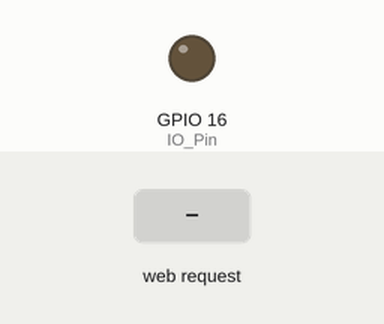
Bench run of a sketch on a simulated ESP32. On the bench: output pins drawn as LEDs (lit = HIGH). Inputs (shaded band) come from the test bench. WiFi joins after 1.5 s; servers stay silent unless stated; what the sketch prints to the serial monitor is not drawn.

Above: at 2.7 s.
2.8 s: HTTP request GET /on received
At 3.4 s:
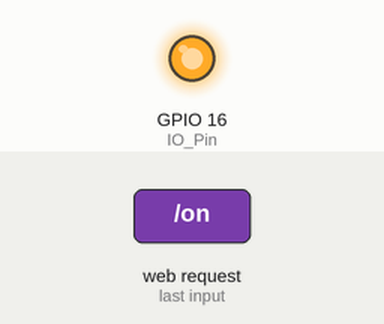
4.3 s: HTTP request GET /off received
At 4.6 s:
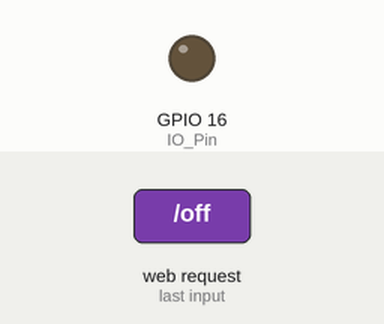
Timing chart, 0 to 7.3 s (numbered marks = the images above; inputs shaded):
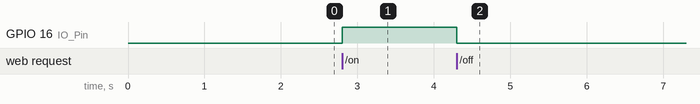

The sketch:

Wificonnect.ino
```cpp
#include <WiFi.h>
#include <WebServer.h>

const char* ssid = "txLogiMesh";
const char* password = "2017tx11";

IPAddress local_IP(192, 168, 50, 139);
IPAddress gateway(192, 168, 50, 1);
IPAddress subnet(255, 255, 255, 0);

WebServer server(80);

#define IO_Pin 16

void handleOn() {
  digitalWrite(IO_Pin, HIGH);
  server.send(200, "text/plain", "\n ON");
}

void handleOff() {
  digitalWrite(IO_Pin, LOW);
  server.send(200, "text/plain", "\n OFF");
}

void setup() {
  Serial.begin(115200);
  pinMode(IO_Pin, OUTPUT);

    if (!WiFi.config(local_IP, gateway, subnet)) {
    Serial.println("STA Failed to configure");
  }

  WiFi.begin(ssid, password);
  while (WiFi.status() != WL_CONNECTED) {
    delay(500);
    Serial.print(".");
  }

  Serial.println("\nConnected!");
  Serial.println(WiFi.localIP());

  server.on("/on", handleOn);
  server.on("/off", handleOff);

  server.on("/", [](){
  server.send(200, "text/plain", "Switch is Online");
});

  server.begin();
}

void loop() {
  server.handleClient();
}
```

Measured:
- after the input at 2.8 s, GPIO 16 (IO_Pin): LOW → HIGH at once
- after the input at 4.3 s, GPIO 16 (IO_Pin): HIGH → LOW at once
